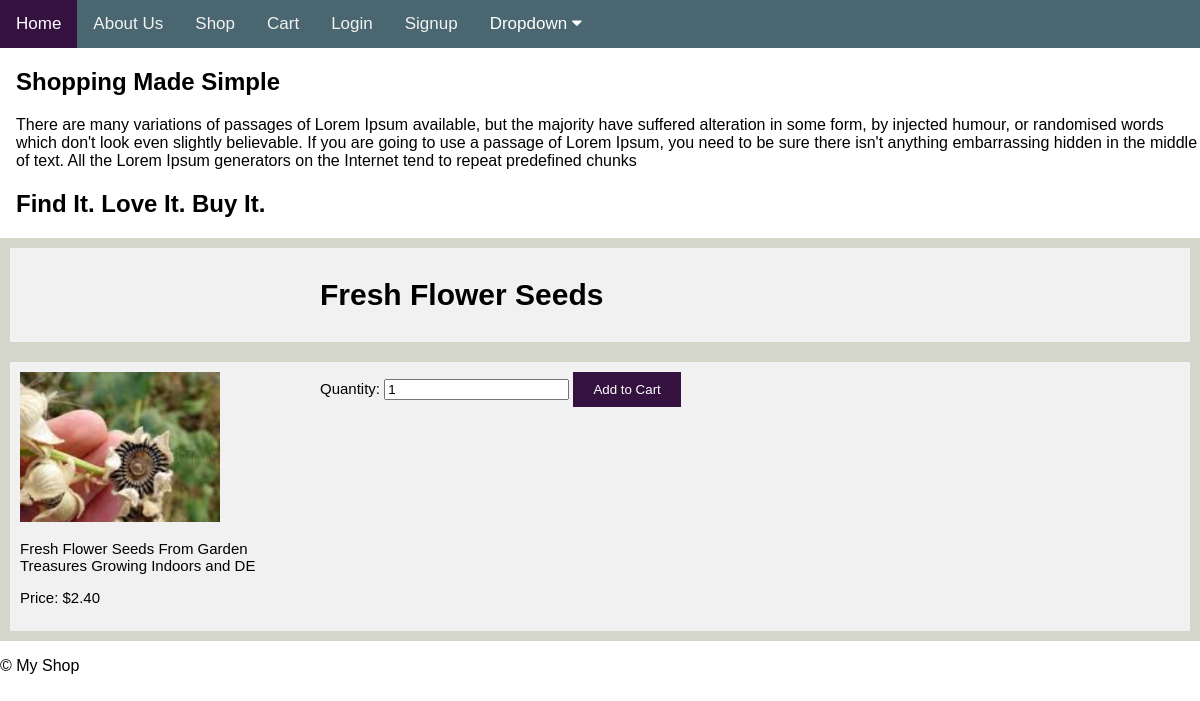
The app's page /shop/fresh-flower-seeds/ with its own data.
### shop/models.py (models this page shows, shortened)
class Product(models.Model):
    category = models.ForeignKey(
        Category,
        related_name='products', # Allows you to access products from a category instance (e.g., category.products.all())
        on_delete=models.CASCADE, # If a category is deleted, all its products are also deleted
        null=True,   # Allows products to initially exist without a category (useful for migration)
        blank=True   # Allows the category field to be blank in forms
    )
    name = models.CharField(max_length=200, db_index=True)
    slug = models.SlugField(max_length=200, db_index=True, unique=True)
    description = models.TextField(blank=True)
    price = models.DecimalField(max_digits=10, decimal_places=2)
    image = models.ImageField(upload_to='products/%Y/%m/%d/', blank=True, null=True) # Organizes uploads by date
    available = models.BooleanField(default=True)
    created = models.DateTimeField(auto_now_add=True) # Automatically sets creation timestamp
    updated = models.DateTimeField(auto_now=True) # Automatically updates timestamp on every save
    class Meta:
        ordering = ('name',) # Order products alphabetically by name
        indexes = [
            Index(fields=['id', 'slug']), # Composite index for ID and slug
            Index(fields=['name']),      # Index on the product name
            Index(fields=['-created']),  # Index for ordering by creation date (e.g., for "new arrivals")
        ]
    def save(self, *args, **kwargs):
        if not self.slug:
            self.slug = slugify(self.name)
        super().save(*args, **kwargs)

### shop/views.py (the view)
# urls.py: path('<slug:slug>/', views.product_detail, name='product_detail'), # <--- MOVED THIS UP
def product_detail(request, slug):
    product = get_object_or_404(Product, slug=slug)
    categories = Category.objects.all()
    return render(request, 'shop/product_detail.html', {
        'product': product,
        'categories': categories # <-- Pass categories to product_detail as well
    })

### shop/templates/shop/product_detail.html (shortened to what this page needs)
{% extends "shop/base.html" %}
{% block content %}
<div class="container">
    <div>
    </div>
    <div>
        <h1>{{ product.name }}</h1>
    </div>
</div>
<div class="container">
    <div>
        <img src="{{ product.image.url }}" width="200">
        <p>{{ product.description }}</p>
        <p>Price: ${{ product.price }}</p>
    </div>
    <div>
<form action="{% url 'add_to_cart' product.slug %}" method="post">
    <label>Quantity:</label>
    <input type="number" name="quantity" value="1" min="1">
    <button type="submit">Add to Cart</button>
</form>
    </div>
  </div>
{% endblock %}

### shop/templates/shop/base.html (style rules this page uses)
body { margin:0;font-family:Arial }

### shop/templates/shop/product_detail.html (style rules this page uses)
button { background-color: #34113F; border: none; padding: 10px 20px; cursor: pointer; color: white; }
.container { display: grid; grid-template-columns: 300px auto; background-color:#D4D6CA ; padding: 10px; }
.container div { background-color: #f1f1f1; padding: 10px; font-size: 15px; text-align:left; }

### records on screen
Product: name "Fresh Flower Seeds", image (picture), description "Fresh Flower Seeds From Garden Treasures Growing Indoors and DE", price "2.40"
